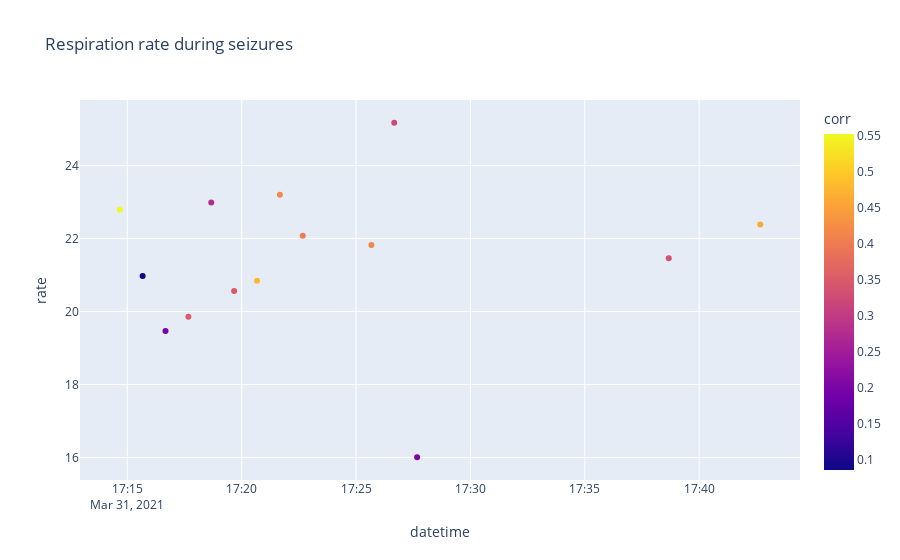

Source (notebook cell):
### Code cell
fig = px.scatter(corr_data, x='datetime', y='rate', title='Respiration rate during seizures', color='corr')
fig.show()

### Figure 1 — Plotly figure (JSON) as saved in the notebook; plotly's stock layout.template omitted (floating-point values rounded to 4 significant figures)
{"data": [{"hovertemplate": "datetime=%{x}<br>rate=%{y}<br>corr=%{marker.color}<extra></extra>", "legendgroup": "", "marker": {"color": [0.5519, 0.08518, 0.191, 0.3542, 0.276, 0.3463, 0.4761, 0.4177, 0.3999, 0.4153, 0.3204, 0.2002, 0.3366, 0.4617], "coloraxis": "coloraxis", "symbol": "circle"}, "mode": "markers", "name": "", "orientation": "v", "showlegend": false, "type": "scatter", "x": ["2021-03-31T17:14:40.234143", "2021-03-31T17:15:40.234940", "2021-03-31T17:16:40.235736", "2021-03-31T17:17:40.236533", "2021-03-31T17:18:40.237329", "2021-03-31T17:19:40.238126", "2021-03-31T17:20:40.238922", "2021-03-31T17:21:40.239719", "2021-03-31T17:22:40.240515", "2021-03-31T17:25:40.238001", "2021-03-31T17:26:40.238973", "2021-03-31T17:27:40.239945", "2021-03-31T17:38:40.231014", "2021-03-31T17:42:40.232631"], "xaxis": "x", "y": [22.79, 20.98, 19.47, 19.86, 22.99, 20.56, 20.84, 23.2, 22.08, 21.82, 25.17, 16.01, 21.46, 22.39], "yaxis": "y"}], "layout": {"coloraxis": {"colorbar": {"title": {"text": "corr"}}, "colorscale": [[0, "#0d0887"], [0.1111, "#46039f"], [0.2222, "#7201a8"], [0.3333, "#9c179e"], [0.4444, "#bd3786"], [0.5556, "#d8576b"], [0.6667, "#ed7953"], [0.7778, "#fb9f3a"], [0.8889, "#fdca26"], [1, "#f0f921"]]}, "legend": {"tracegroupgap": 0}, "title": {"text": "Respiration rate during seizures"}, "xaxis": {"anchor": "y", "domain": [0, 1], "title": {"text": "datetime"}}, "yaxis": {"anchor": "x", "domain": [0, 1], "title": {"text": "rate"}}}}
